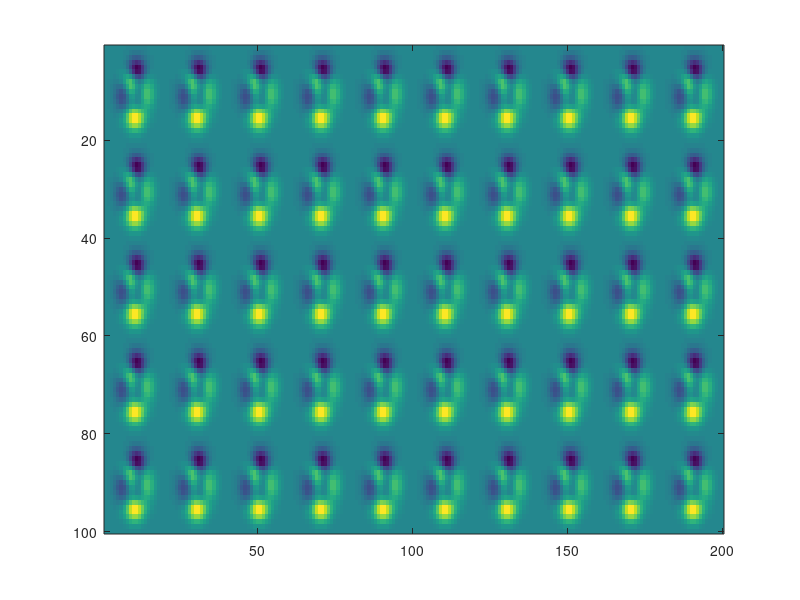
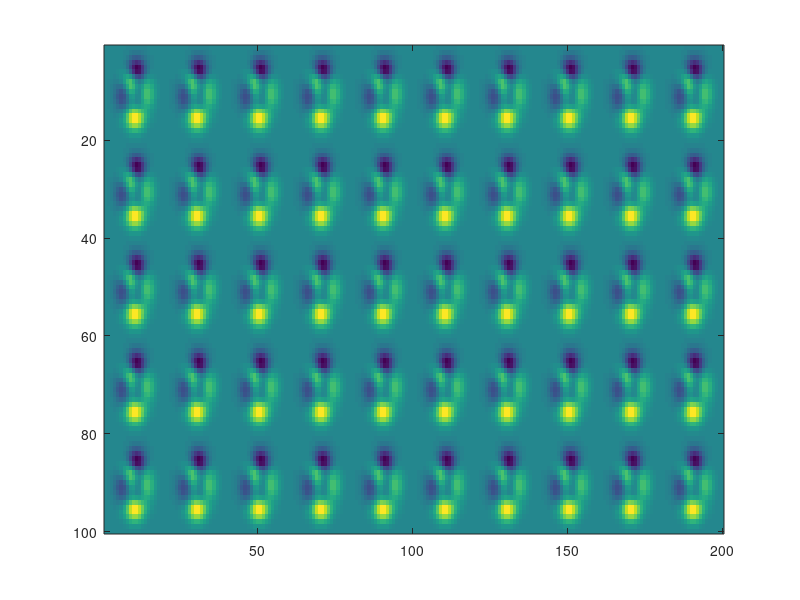
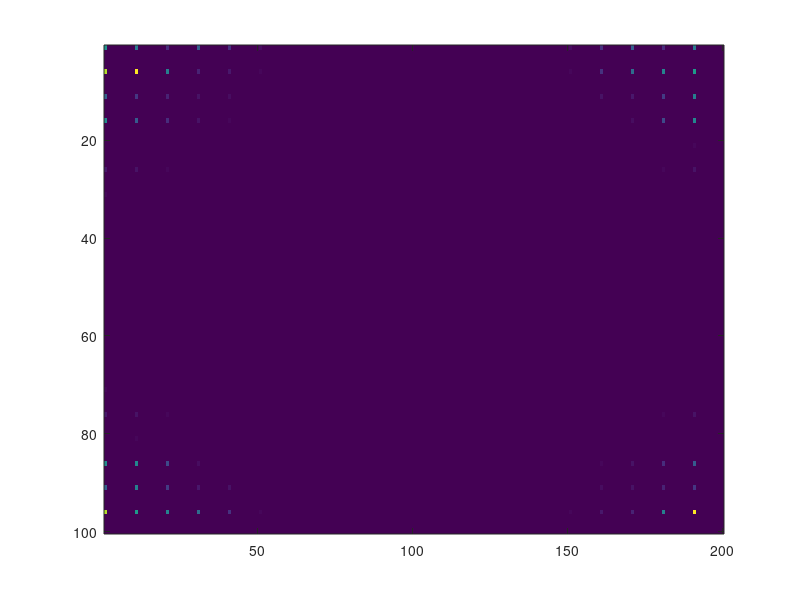
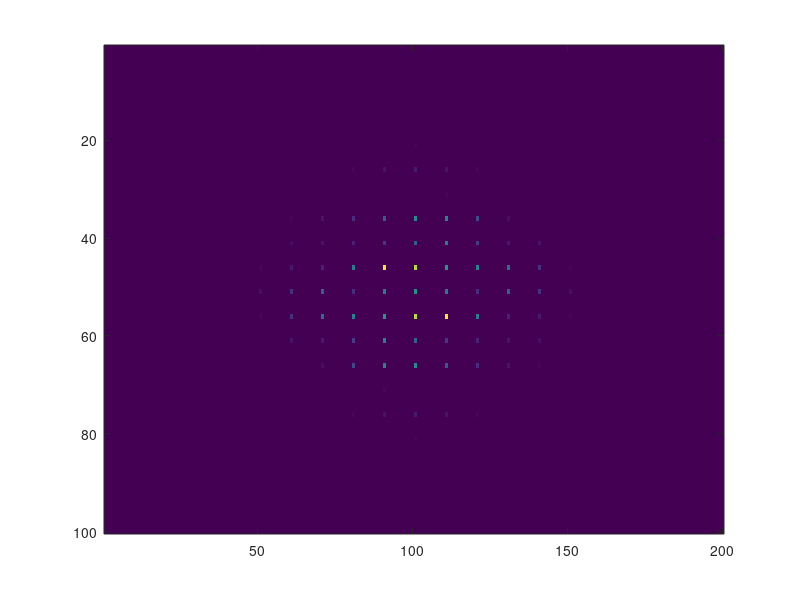

MATLAB code for these plots, in order:
% 2-D Transform
% The 2-D Fourier transform is useful for processing 2-D signals and other 2-D data such as images.
% Create and plot 2-D data with repeated blocks.
clear all;
close all;

P = peaks(20);
X = repmat(P,[5 10]);
figure(1)
imagesc(X)

% TODO : Compute the 2-D Fourier transform of the data.  
% Shift the zero-frequency component to the center of the output, and 
% plot the resulting 100-by-200 matrix, which is the same size as X.


% In the case of Radar signal processing. Convert the signal in MxN matrix, where M is the size of Range FFT samples and N is the size of Doppler FFT samples:
figure(2)
signal  = reshape(X, [100, 200]);
imagesc(signal);

% Run the 2D FFT across both the dimensions.
figure(3)
signal_fft = fft2(signal, 100, 200);
imagesc(abs(signal_fft));

% Shifat zero-frequency terms to the center of the array
signal_fft = fftshift(signal_fft);

% Take the absolute value
signal_fft = abs(signal_fft);

% Here since it is a 2D output, it can be plotted as an image. Hence, we use the imagesc function
figure(5)
imagesc(signal_fft);